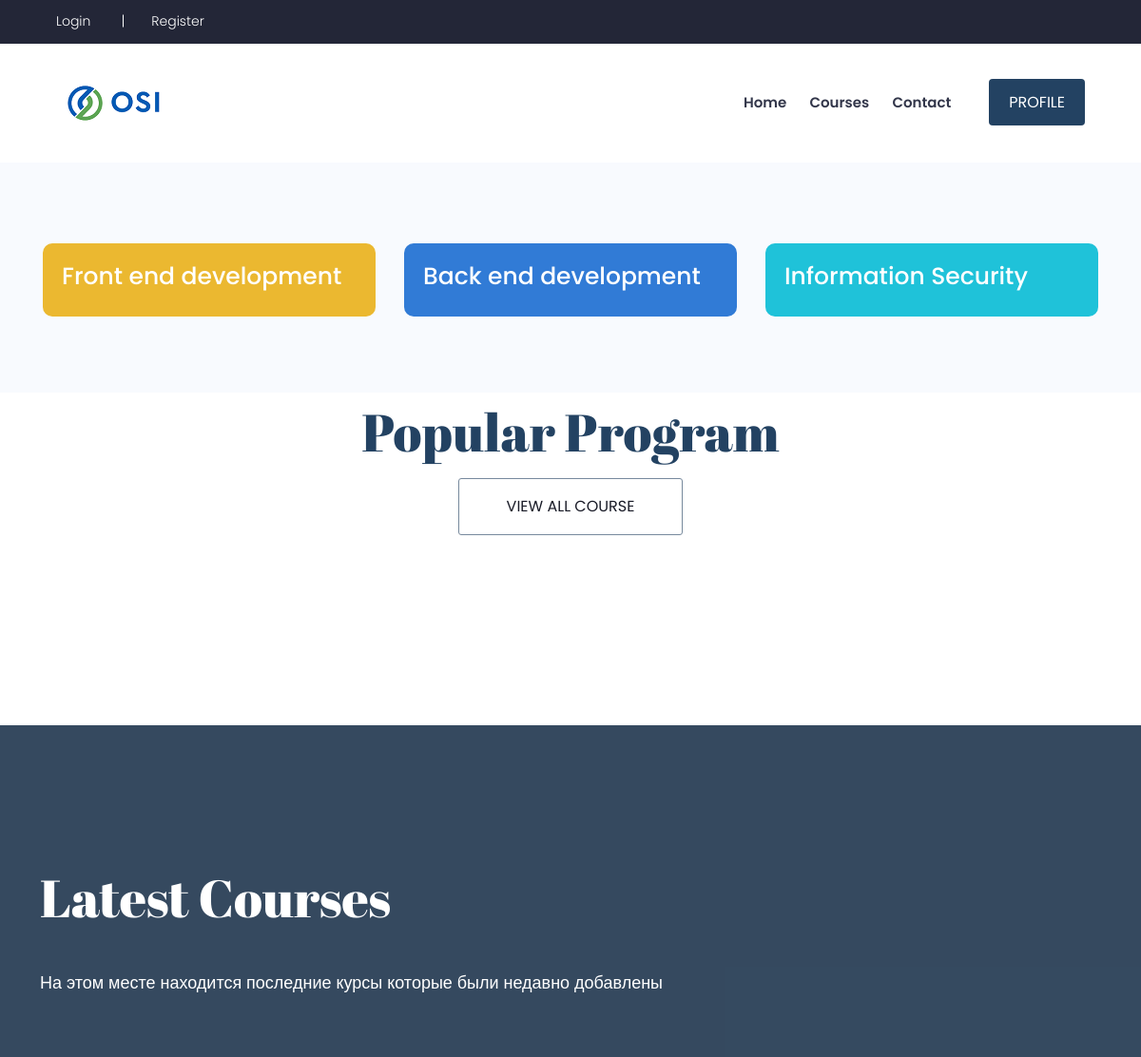
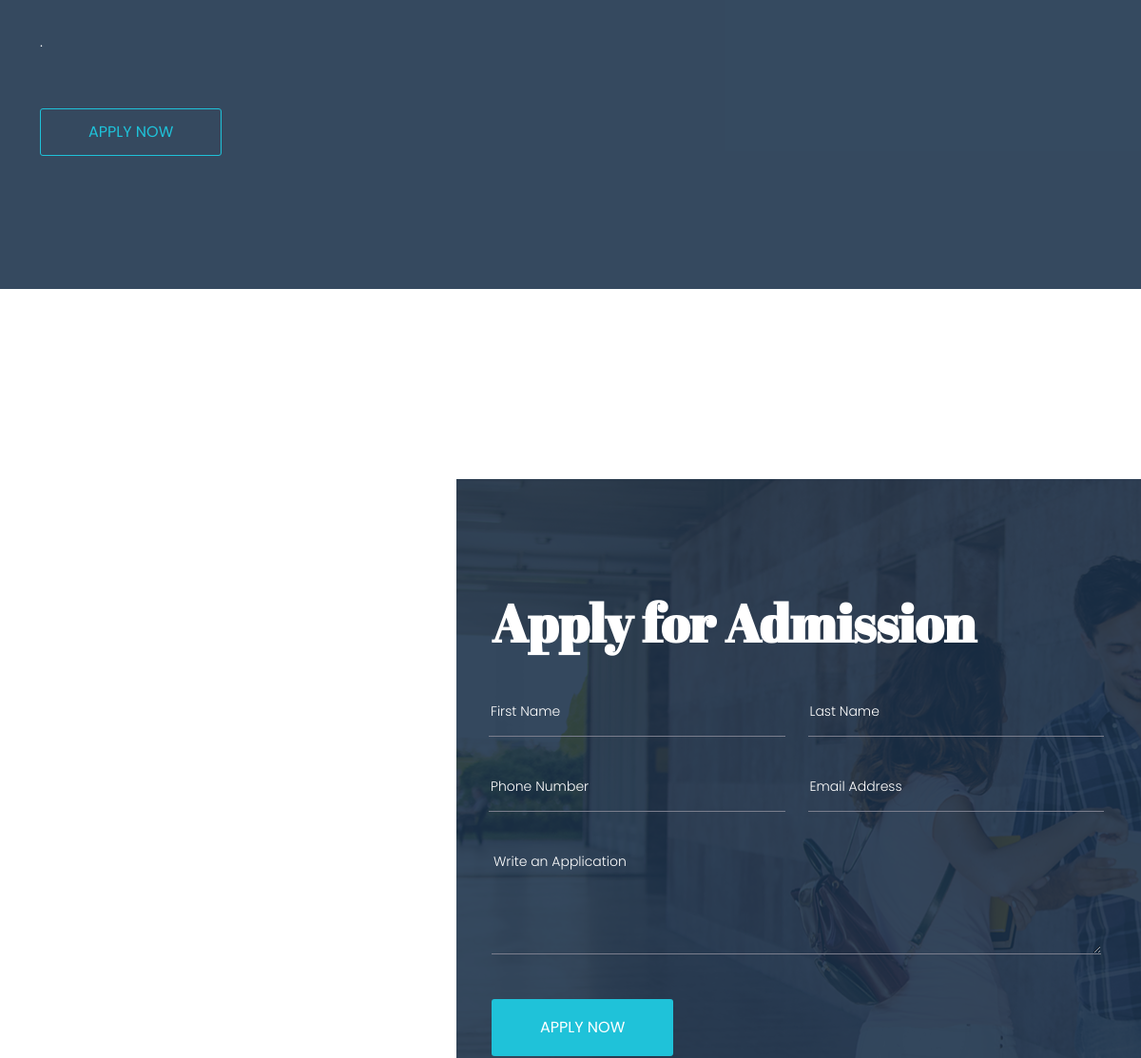
The app's page / (upper part), older data (2 pictures, top to bottom).
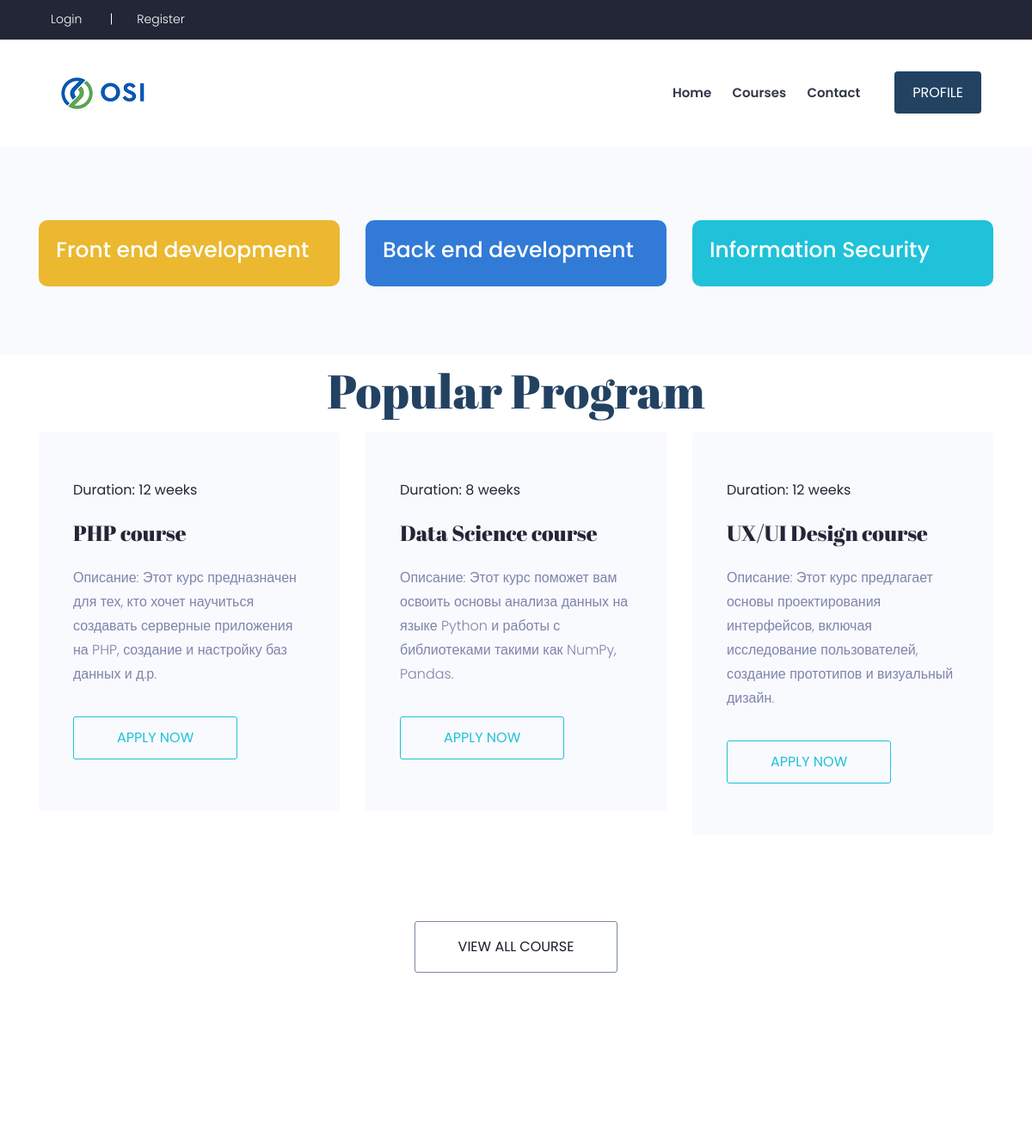
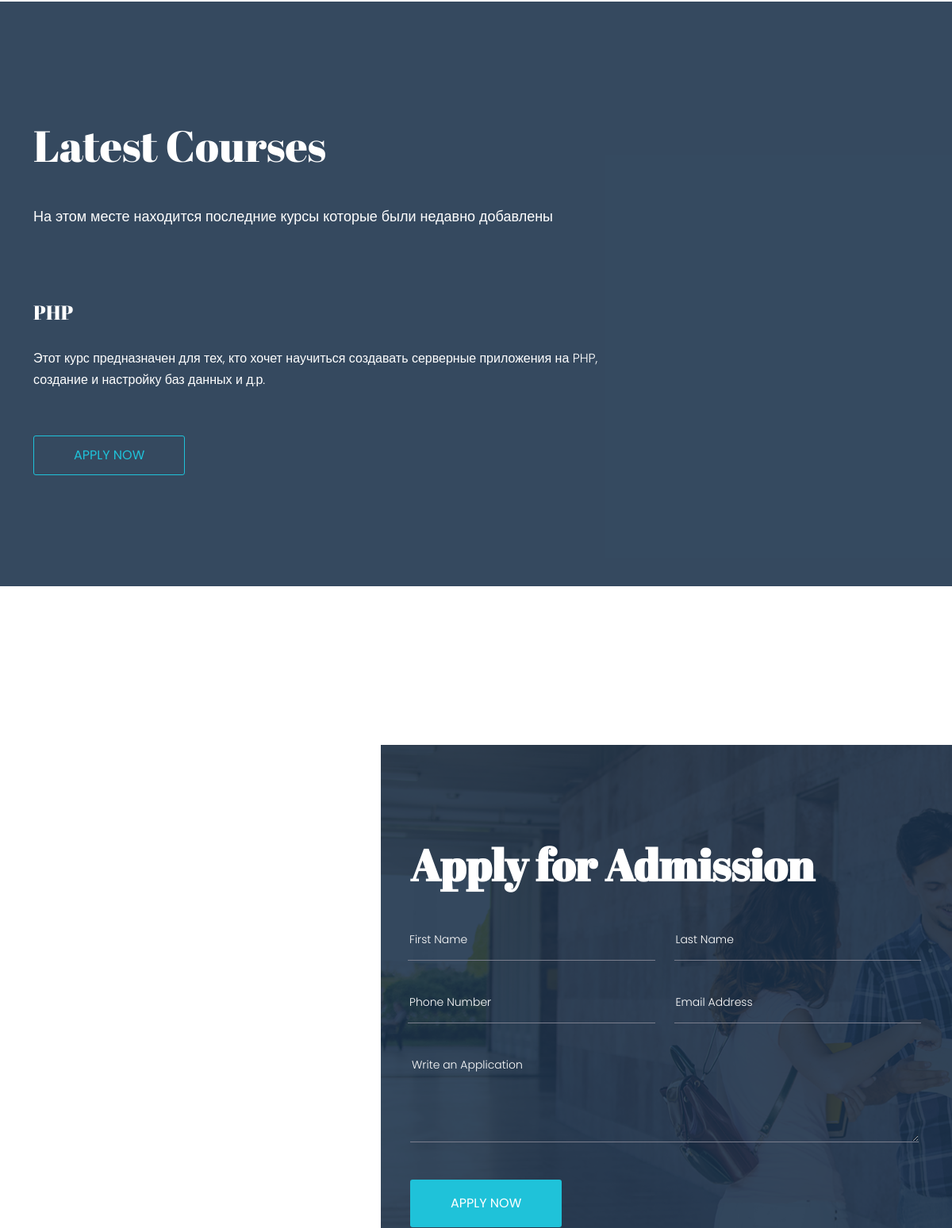
The same page, newer data (2 pictures, top to bottom).
### school/models.py (models this page shows, shortened)
class Subjects(models.Model):
    slug = models.SlugField(max_length=255, unique=True, db_index=True, null=True, verbose_name='URL')
    SubjectName = models.CharField(max_length=255, verbose_name='Название занятия')
    Text = models.TextField(verbose_name='Описание занятия')
    Duration = models.IntegerField(verbose_name='Время обучения в неделях')
    TermId = models.ForeignKey(Terms, on_delete=models.CASCADE, verbose_name='К какому семестру')
    time_create = models.DateTimeField(auto_now_add=True, null=True, verbose_name="Время создания")
    time_update = models.DateTimeField(auto_now=True, null=True, verbose_name="Время изменения")
    class Meta:
        verbose_name = 'Занятие'
        verbose_name_plural = 'Занятия'
        ordering = ['id']

### school/views.py (the view)
# urls.py: path('', HomeView.as_view(), name='home'),
class HomeView(DataMixin, ListView):
    model = Subjects
    template_name = 'school/index.html'
    context_object_name = 'courses'
    def get_context_data(self, *, object_list=None, **kwargs):
        context = super().get_context_data(**kwargs)
        context['last_item'] = get_last_course()
        context['last_three_items'] = get_last_three_course()
        c_def = self.get_user_context(title="OSI")
        return dict(list(context.items()) + list(c_def.items()))

### school/templatetags/school_tags.py (called while the page is built)
@register.simple_tag()
def get_last_three_course():
    return Subjects.objects.order_by('-id')[:3]

@register.simple_tag()
def get_last_course():
    return Subjects.objects.last()

### school/utils.py (called while the page is built)
    def get_user_context(self, **kwargs):
        context = kwargs
        context['menu'] = menu
        return context

### school/templates/school/index.html (shortened to what the changed rows need)
{% extends 'school/base.html' %}
{% block content %}
    <div class="popular_program_area section__padding">
        <div class="container">
            <div class="tab-content" id="nav-tabContent">
                <div class="tab-pane fade show active" id="nav-home" role="tabpanel" aria-labelledby="nav-home-tab">
                    <div class="row">
                        {% for i in last_three_items %}
                            <div class="col-lg-4 col-md-6">
                                <div class="single__program">
                                    <div class="program__content">
                                        <span>Duration: {{i.Duration}} weeks</span>
                                        <h4>{{i.SubjectName}} course</h4>
                                        <p>Описание: {{i.Text}}.</p>
                                        <a href="{% url 'details' %}" class="boxed-btn5">Apply NOw</a>
                                    </div>
                                </div>
                            </div>
                        {% endfor %}
                    </div>
                </div>
            </div>
        </div>
    </div>
    <div class="latest_coures_area">
        <div class="latest_coures_inner">
            <div class="container">
                <div class="row">
                    <div class="col-lg-8">
                        <div class="coures_info">
                            <div class="coures_wrap d-flex">
                                <div class="single_wrap">
                                    <h4>{{last_item.SubjectName}}</h4>
                                        <p>{{last_item.Text}}.</p>
                                        <a href="#" class="boxed-btn5">Apply NOw</a>
                                </div>
                            </div>
                        </div>
                    </div>
                </div>
            </div>
        </div>
    </div>
{% endblock %}

Row changes from the older to the newer data that the page shows:
added Subjects: Duration "12", SubjectName "PHP", Text "Этот курс предназначен для тех, кто хочет научиться создавать серверные приложения на PHP, создание и настройку баз данных и д.р"
added Subjects: Duration "8", SubjectName "Data Science", Text "Этот курс поможет вам освоить основы анализа данных на языке Python и работы с библиотеками такими как NumPy, Pandas"
added Subjects: Duration "12", SubjectName "UX/UI Design", Text "Этот курс предлагает основы проектирования интерфейсов, включая исследование пользователей, создание прототипов и визуальный дизайн"
